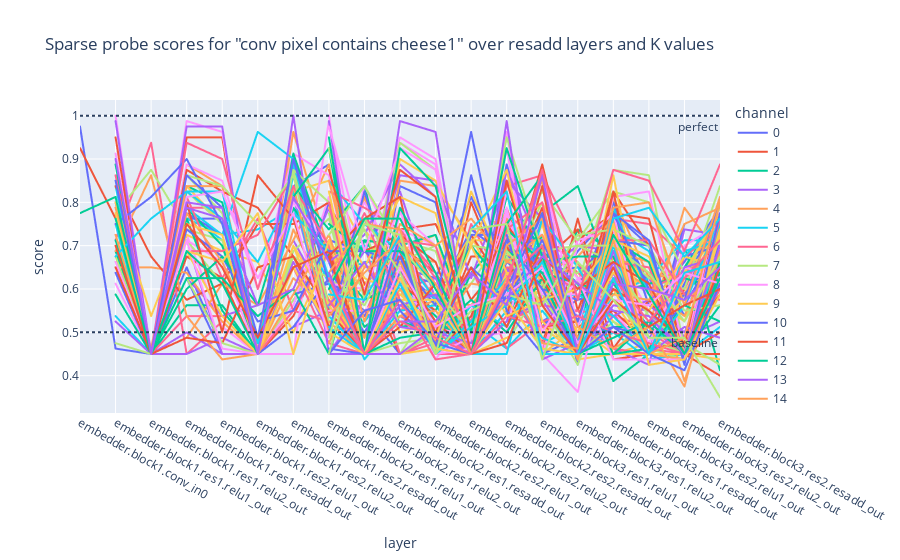
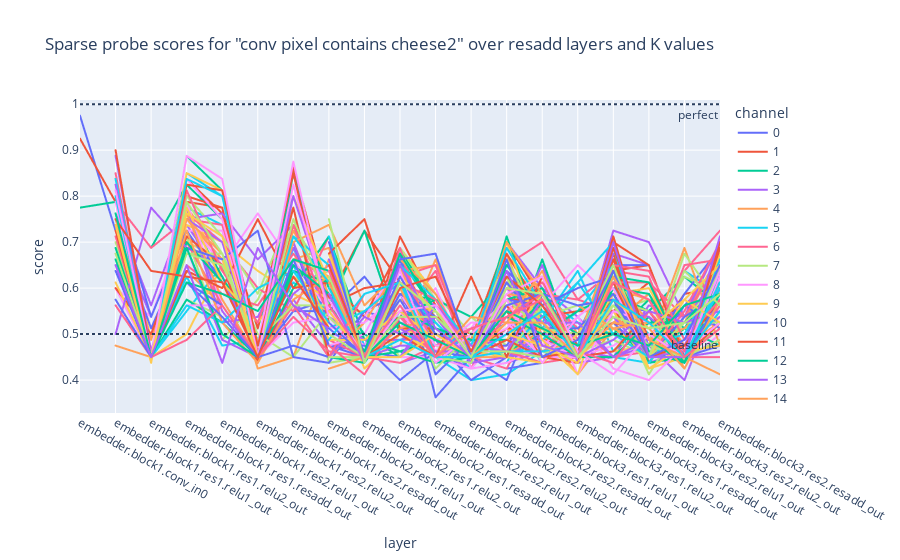

Here is the notebook cell these charts were saved with, in order:
### Code cell
value_labels_conv = [
    'embedder.block1.res1.resadd_out',
    'embedder.block1.res2.resadd_out',
    'embedder.block2.res1.resadd_out',
    'embedder.block2.res2.resadd_out',
    'embedder.block3.res1.resadd_out',
    'embedder.block3.res2.resadd_out']


value_labels_conv = [
    'embedder.block1.conv_in0',
    'embedder.block1.res1.relu1_out',
    'embedder.block1.res1.relu2_out',
    'embedder.block1.res1.resadd_out',
    'embedder.block1.res2.relu1_out',
    'embedder.block1.res2.relu2_out',
    'embedder.block1.res2.resadd_out',
    'embedder.block2.res1.relu1_out',
    'embedder.block2.res1.relu2_out',
    'embedder.block2.res1.resadd_out',
    'embedder.block2.res2.relu1_out',
    'embedder.block2.res2.relu2_out',
    'embedder.block2.res2.resadd_out',
    'embedder.block3.res1.relu1_out',
    'embedder.block3.res1.relu2_out',
    'embedder.block3.res1.resadd_out',
    'embedder.block3.res2.relu1_out',
    'embedder.block3.res2.relu2_out',
    'embedder.block3.res2.resadd_out',
    # 'embedder.flatten_out',
    # 'embedder.relufc_out',
    # 'fc_policy_out',
]



pixel_data = {}
f_test_dfs = {}

hook_to_use = hook2
pixel_data['cheese1'], f_test_dfs['cheese'] = make_pixel_data(value_labels_conv, cheese_pos, hook1)
# pixel_data['mouse1'], f_test_dfs['mouse'] = make_pixel_data(value_labels_conv, mouse_pos, hook1)
pixel_data['cheese2'], f_test_dfs['cheese'] = make_pixel_data(value_labels_conv, cheese_pos, hook2)
# pixel_data['mouse2'], f_test_dfs['mouse'] = make_pixel_data(value_labels_conv, mouse_pos, hook2)
#pixel_data['dist_to_top_right, hook1'], f_test_dfs['dist_to_top_right'] = make_pixel_data(value_labels_conv, top_right_pos, hook_to_use)
#pixel_data['dist_to_top_right, hook2'], f_test_dfs['dist_to_top_right'] = make_pixel_data(value_labels_conv, top_right_pos, hook2)
# Train probes and show results
# index_nums = np.arange(10)+1
# for obj_name, pixel_data_this in pixel_data.items():
#     scores_list = []
#     for value_label, (pixels, is_obj, rows_in_value, cols_in_value, f_test, sort_inds) in tqdm(pixel_data_this.items()):
#         for K in index_nums:
#             results = cpr.linear_probe(pixels[:,sort_inds[:K]], is_obj, C=10, random_state=42)
#             scores_list.append({'layer': value_label, 'K': K, 'score': results['test_score']})
#     scores_df = pd.DataFrame(scores_list)

#     fig = px.line(scores_df, x='layer', y='score', color='K',
#         title=f'Sparse probe scores for "conv pixel contains {obj_name}" over resadd layers and K values')
#     fig.add_hline(y=1.,  line_dash="dot", annotation_text="perfect",  annotation_position="bottom right")
#     fig.add_hline(y=0.5, line_dash="dot", annotation_text="baseline", annotation_position="bottom right")
#     fig.show()


# Train probes and show results
for obj_name, pixel_data_this in pixel_data.items():
    scores_list = []
    for value_label, (pixels, is_obj, rows_in_value, cols_in_value, f_test, sort_inds) in tqdm(pixel_data_this.items()):
        value = hook_to_use.get_value_by_label(value_label) # probably we can use any hook here
        
        for ch_ind in tqdm(range(value.shape[1])): # want to loop over channels here
            results = cpr.linear_probe(pixels[:,ch_ind], is_obj, C=10, random_state=42) # need this to take in a single channel (sort_inds bit)
            scores_list.append({'layer': value_label, 'channel': ch_ind, 'score': results['test_score']}) # need to label the channel here
    scores_df = pd.DataFrame(scores_list)

    fig = px.line(scores_df, x='layer', y='score', color='channel',
        title=f'Sparse probe scores for "conv pixel contains {obj_name}" over resadd layers and K values')
    fig.add_hline(y=1.,  line_dash="dot", annotation_text="perfect",  annotation_position="bottom right")
    fig.add_hline(y=0.5, line_dash="dot", annotation_text="baseline", annotation_position="bottom right")
    fig.show()
